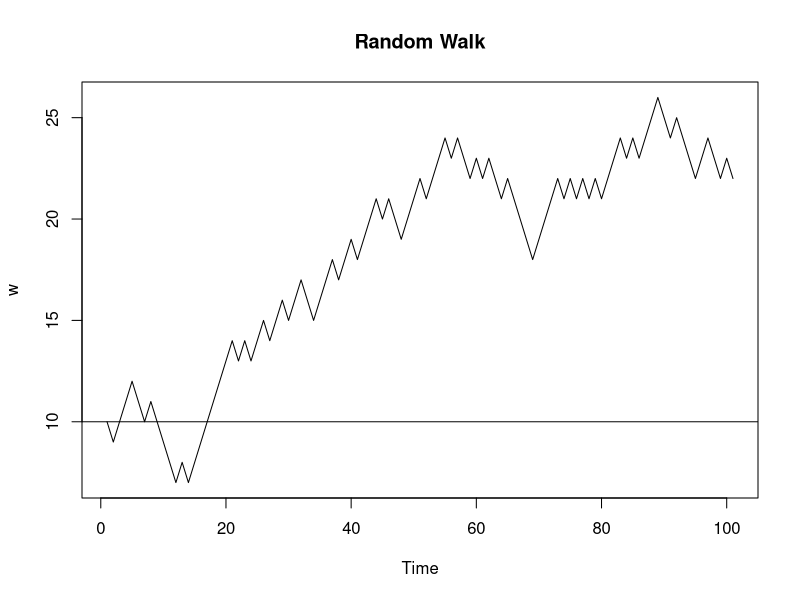
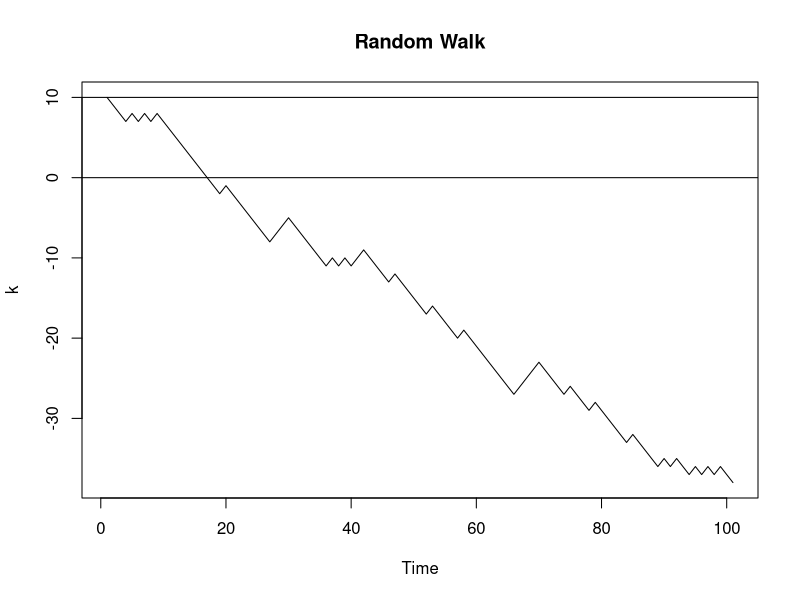

The R script that drew these images, in order:
# Checking bankrupt in random walk
# Generate sample
r <- sample(c(-1,1), prob=c(0.5,0.5), size=100, replace=T)
r <- c(10,r)
r

# Cumsum
w <- cumsum(r)
w <- as.ts(w)
plot(w, main="Random Walk")
abline(h=10)
abline(h=0)

w<0

# Biased coin
b <- sample(c(-1,1), prob=c(0.75,0.25), size=100, replace=T)
b <- c(10,b)
b

# Cumsum
k <- cumsum(b)
k <- as.ts(k)
plot(k, main="Random Walk")
abline(h=10)
abline(h=0)

k<0